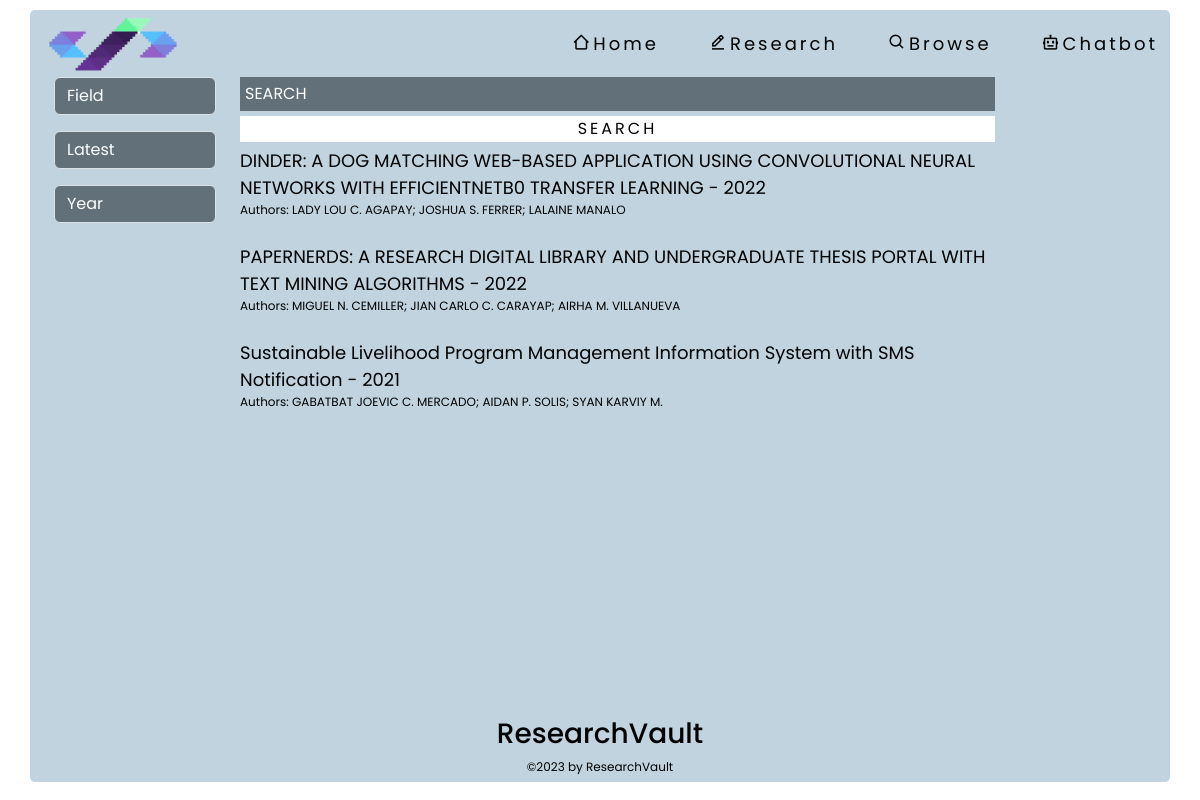
Screenshot of /browse with the database file from the repository.
### tables this page shows
CREATE TABLE "uploads" (
	"id"	INTEGER,
	"title"	TEXT,
	"authors"	TEXT,
	"publicationDate"	TEXT,
	"thesisAdvisor"	TEXT,
	"department"	TEXT,
	"degree"	TEXT,
	"subjectArea"	TEXT,
	"abstract"	REAL,
	"file_path"	TEXT,
	"converted_file_path"	TEXT,
	PRIMARY KEY("id" AUTOINCREMENT)
);

### app.py (the view)
@app.route('/browse', methods=['GET'])
def browse():
    try:
        db_conn = DBConnection('database.db')
        selected_sort = request.args.get('sort', 'latest')
        selected_field = request.args.get('field', '')
        selected_year = request.args.get('year', '')
        search_query = request.args.get('search', '')
        items, unique_subject_areas, unique_years = db_conn.fetch_publications(
            selected_sort, selected_field, selected_year, search_query)
        db_conn.close_connection()
        return render_template('browse.html', items=items, subject_areas=unique_subject_areas,
                               unique_years=unique_years, selected_sort=selected_sort,
                               selected_field=selected_field, selected_year=selected_year,
                               search_query=search_query)
    except Exception as e:
        print("Error browsing publications:", e)
        return render_template('404.html')

### db_connection.py (called while the page is built)
    def get_db(self):
        db = getattr(g, '_database', None)
        if db is None:
            db = g._database = sqlite3.connect(self.DB)
        return db

    def close_connection(self):
        db = getattr(g, '_database', None)
        if db is not None:
            db.close()

### templates/browse.html (shortened to what this page needs)
<!DOCTYPE html>
<html lang="en">
<head>
    <link rel="stylesheet" type="text/css" href="{{ url_for('static', filename='css/browse.css') }}">
    <link href='https://unpkg.com/boxicons@2.1.4/css/boxicons.min.css' rel='stylesheet'>
    <link href="https://cdn.jsdelivr.net/npm/bootstrap@5.3.0/dist/css/bootstrap.min.css" rel="stylesheet">
</head>
<body>
    <div class="browse-container container">
        <div class="browse-navbar d-flex justify-content-between align-items-center">
            <img src="static/pics/logo.png" class="img-fluid">
            <div class="browse-right">
                <a href="/" id="home-browse"><i class='bx bx-home-alt-2'></i>Home</a>
                <a href="/research" id="edit-browse"><i class='bx bx-edit-alt'></i>Research</a>
                <a href="/browse" id="browse-browse"><i class='bx bx-search' ></i>Browse</a>
                <a href="/chatbot" id="chatbot-browse"><i class='bx bx-bot'></i></i>Chatbot</a>
            </div>
        </div>
            <div class="browse-content d-flex flex-column flex-grow-1">
                <div class="search-results d-flex flex-column">
                    <div class="container-fluid">
                        <div class="row">
                            <div class="col-md-2">
                                <div class="browse-filter">
                                    <select id="field" class="form-select mb-3" onchange="filterItems()">
                                        <option value="">Field</option>
                                    </select>
                                    <select id="sort" class="form-select mb-3" onchange="filterItems()">
                                        <option value="latest" {% if selected_sort == 'latest' %}selected{% endif %}>Latest</option>
                                    </select>
                                    <input type="number" id="year-input" min="2000" max="2023" step="1" list="year-list" placeholder="Year" class="form-control mb-3" value="{{ selected_year }}" onchange="filterItems()">
                                </div>
                            </div>
                              <div class="col-md-10">
                                <div class="col-md-10">
                                    <div class="browse-result d-flex flex-column">
                                        <input type="search" id="search-input" placeholder="SEARCH" value="{{ search_query }}">
                                        <button type="submit" id="search-button">SEARCH</button>
                                        {% for item in items %}
                                        <a class="browse-item" href="{{ url_for('publication_detail', item_id=item.id) }}" data-subjectArea="{{ item.subjectArea }}">
                                            {{ item.title }} - {{ item.year }}
                                            <p>Authors: {{ item.authors }}</p>
                                        </a>
                                        {% endfor %}
                                    </div>
                                </div>
                            </div>
                            </div>
                            </div>
                            </div>
                            <footer class="text-center">
                                <h3>ResearchVault</h3>
                                <p>©2023 by ResearchVault</p>
                            </footer>
                            </div>
                            </div>
</body>
</html>

### static/css/browse.css (style rules this page uses)
* { font-family: 'Poppins', sans-serif; }
body { display: flex; padding: 10px; height: 100vh; color: black !important; background-color: white !important; }
.container { height: 99%; border-radius: 5px; background: #C1D3DF!important; }
img { max-width: 100%; width: 150px; }
a { text-decoration: none !important; color: black!important; font-size: clamp(0.75rem, 0.2813rem + 1.5vw, 1.125rem); }
.browse-right { display: flex; font-size: clamp(0.9375rem, 0.5469rem + 1.25vw, 1.25rem); gap: 50px; letter-spacing: 3px; }
input, select { background: #627179 !important; border: none; outline: none; color: white !important; }
input::placeholder { color: white !important; }
input[type="search"] { padding: 5px; margin-bottom: 5px; }
#search-button { background-color: white!important; border: none !important; color: black !important; outline: none !important; letter-spacing: 3px; transition: all 0.3s linear; margin-bottom: 5px; }
h3 { font-size: clamp(0.75rem, 0.2813rem + 1.5vw, 1.125rem); }
p { font-size: clamp(0.625rem, 0.4688rem + 0.5vw, 0.75rem); }
.browse-filter { display: block; }
.browse-item { display: block; text-decoration: none; color: #000; margin-bottom: 8px; transition: all 0.3s linear; }

### rows the page displays
uploads: title "DINDER: A DOG MATCHING WEB-BASED APPLICATION USING CONVOLUTIONAL NEURAL NETWORKS WITH EFFICIENTNETB0 TRANSFER LEARNING", year "2022", authors "LADY LOU C. AGAPAY; JOSHUA S. FERRER; LALAINE MANALO"
uploads: title "PAPERNERDS: A RESEARCH DIGITAL LIBRARY AND UNDERGRADUATE THESIS PORTAL WITH TEXT MINING ALGORITHMS", year "2022", authors "MIGUEL N. CEMILLER; JIAN CARLO C. CARAYAP; AIRHA M. VILLANUEVA"
uploads: title "Sustainable Livelihood Program Management Information System with SMS Notification", year "2021", authors "GABATBAT JOEVIC C. MERCADO; AIDAN P. SOLIS; SYAN KARVIY M."
